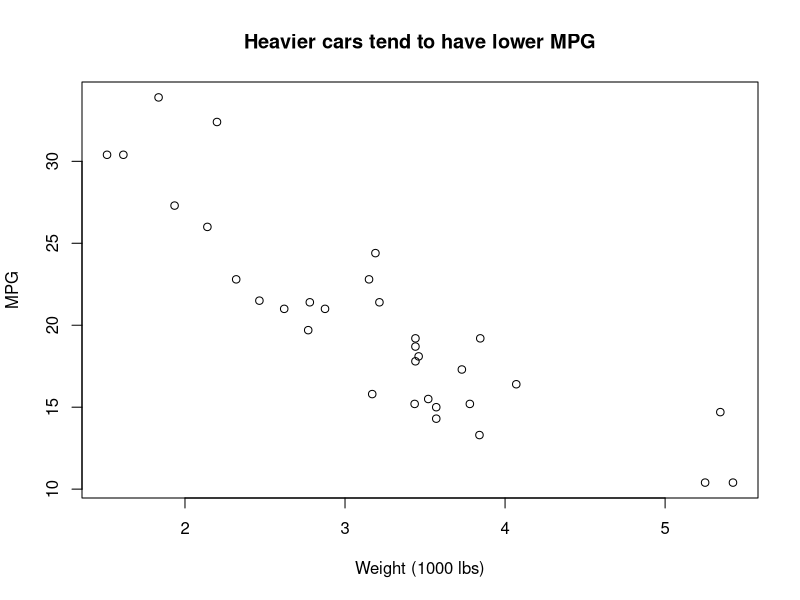
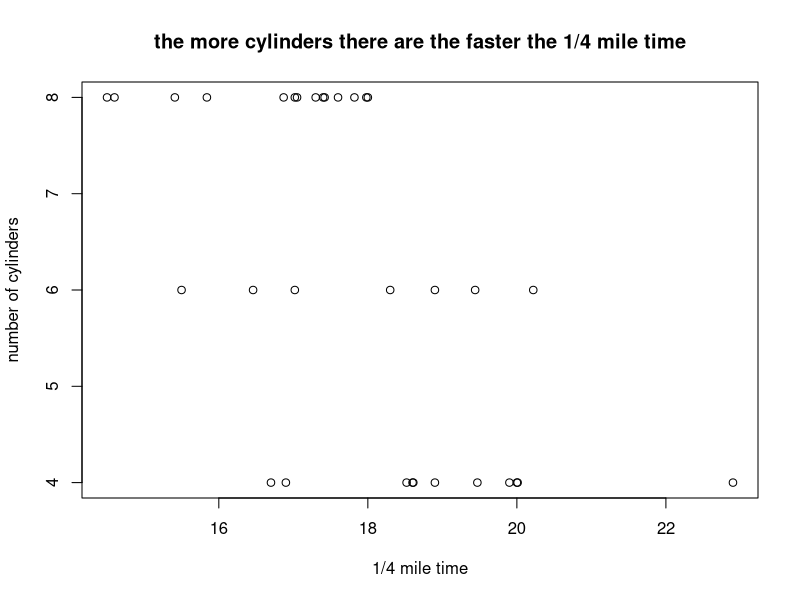
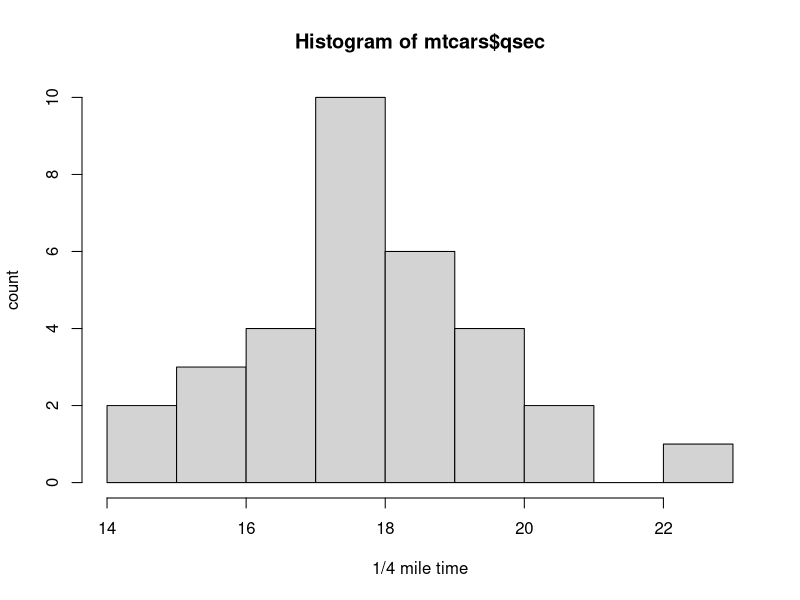
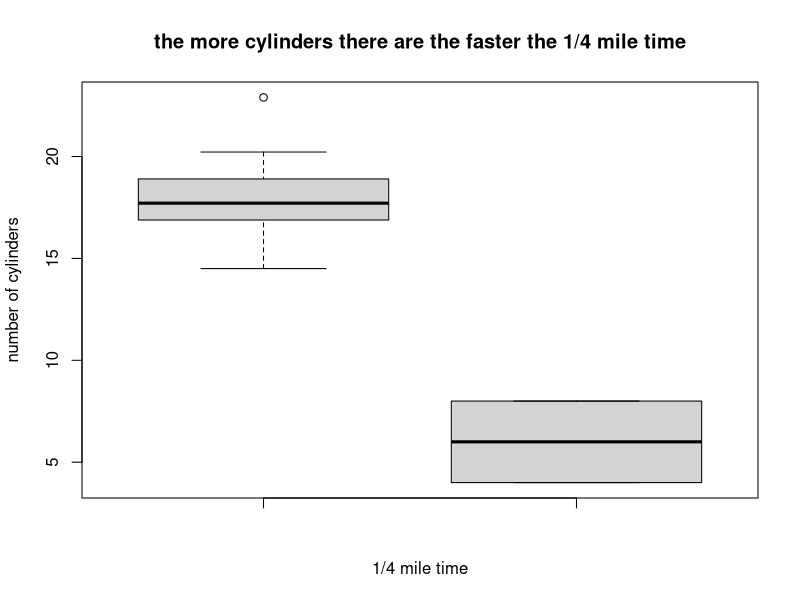

These figures' R source, in order:
## ---- chunk 1
0.1 + 0.1 + 0.1 - 0.3
0.3 - 0.1 - 0.1 - 0.1 # a variation

# run this if you want to avoid scientific notation
options(scipen = 999)
## ---- chunk 2
# install.packages("tidyverse")
library(tidyverse)
## ---- chunk 3
mtcars[mtcars$cyl == 6 & mtcars$mpg > 20, c("mpg", "hp")]
## ---- chunk 4
mtcars %>%
  filter(cyl == 6, mpg > 20) %>%
  select(mpg, hp)
## ---- chunk 5
data(mtcars) # reads in the data & adds it to your environment as a dataframe

mtcars_new <- mtcars %>% 
  rownames_to_column("model")

View(mtcars) # opens up the datafram for viewing
head(mtcars, 10) # displays the top few lines of the dataframe
summary(mtcars) # displays a summary of all variables
?mtcars # will open up documentation in your Help tab. works for packages, functions, too!
tail(mtcars)
## ---- chunk 6
mean(mtcars$mpg) # the $ helps you select a specific column/variable of interest
## ---- chunk 7
mean(mtcars$qsec)
## ---- chunk 8
median(mtcars$qsec)
## ---- chunk 9
# this is a scatterplot of mpg by wt
plot(mtcars$wt, mtcars$mpg,
     xlab = "Weight (1000 lbs)", ylab = "MPG",
     main = "Heavier cars tend to have lower MPG")
## ---- chunk 10
plot(mtcars$qsec, mtcars$cyl, 
  xlab = "1/4 mile time", ylab = "number of cylinders",
     main = "the more cylinders there are the faster the 1/4 mile time")

hist(mtcars$qsec,
     xlab = "1/4 mile time", ylab = "count")

boxplot(mtcars$qsec, mtcars$cyl, 
        xlab = "1/4 mile time", ylab = "number of cylinders",
     main = "the more cylinders there are the faster the 1/4 mile time")
summary(mtcars$qsec)
